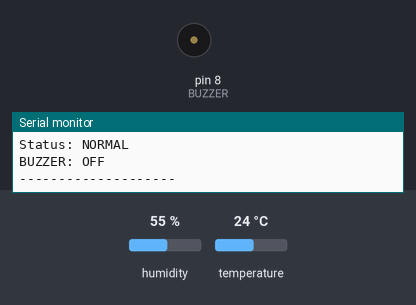
This sketch was run on a simulated Arduino Uno, built with avr-gcc and run on an emulated ATmega328P. Parts: buzzer (waves = sounding, pin HIGH), the last lines printed to the serial monitor. Inputs (shaded band) come from the test bench; at power-on: temperature 24 °C, humidity 55 %.

Above: at 2.8 s.
2.9 s: temperature set to 38 °C
5.6 s: temperature set to 41 °C
At 7.3 s:
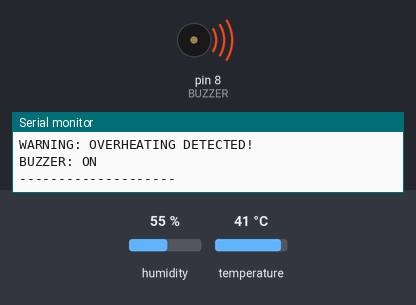
8.3 s: temperature set to 12 °C
At 10.9 s:
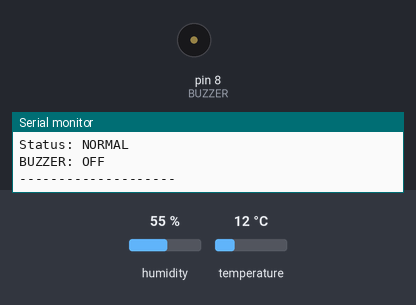
Timing chart, 0 to 12.4 s (numbered marks = the images above; inputs shaded):
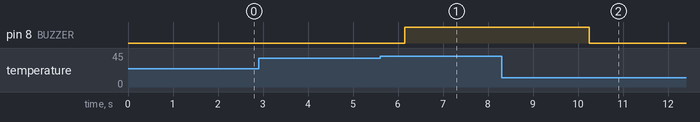

The sketch:

vehicle_overheating.ino
```cpp
#include <DHT.h>

#define DHTPIN 2
#define DHTTYPE DHT11
#define BUZZER 8

const float TEMP_LIMIT = 40.0;

DHT dht(DHTPIN, DHTTYPE);

void setup() {
  Serial.begin(9600);

  pinMode(BUZZER, OUTPUT);
  digitalWrite(BUZZER, LOW);

  dht.begin();

  Serial.println("Vehicle Overheating Detection System");
  Serial.println("System Started");
}

void loop() {

  float temperature = dht.readTemperature();

  if (isnan(temperature)) {
    Serial.println("ERROR: DHT11 not detected!");
    digitalWrite(BUZZER, LOW);
    delay(2000);
    return;
  }

  Serial.print("Temperature: ");
  Serial.print(temperature);
  Serial.println(" C");

  if (temperature >= TEMP_LIMIT) {
    digitalWrite(BUZZER, HIGH);

    Serial.println("WARNING: OVERHEATING DETECTED!");
    Serial.println("BUZZER: ON");
  }
  else {
    digitalWrite(BUZZER, LOW);

    Serial.println("Status: NORMAL");
    Serial.println("BUZZER: OFF");
  }

  Serial.println("--------------------");

  delay(2000);
}
```

Measured:
- the behaviour switches between 39 and 40 °C on temperature (found by bisection; images 0 and 1)
- after the input at 5.6 s, pin 8 (BUZZER): LOW → HIGH after 0.55 s
- after the input at 8.3 s, pin 8 (BUZZER): HIGH → LOW after 1.9 s
